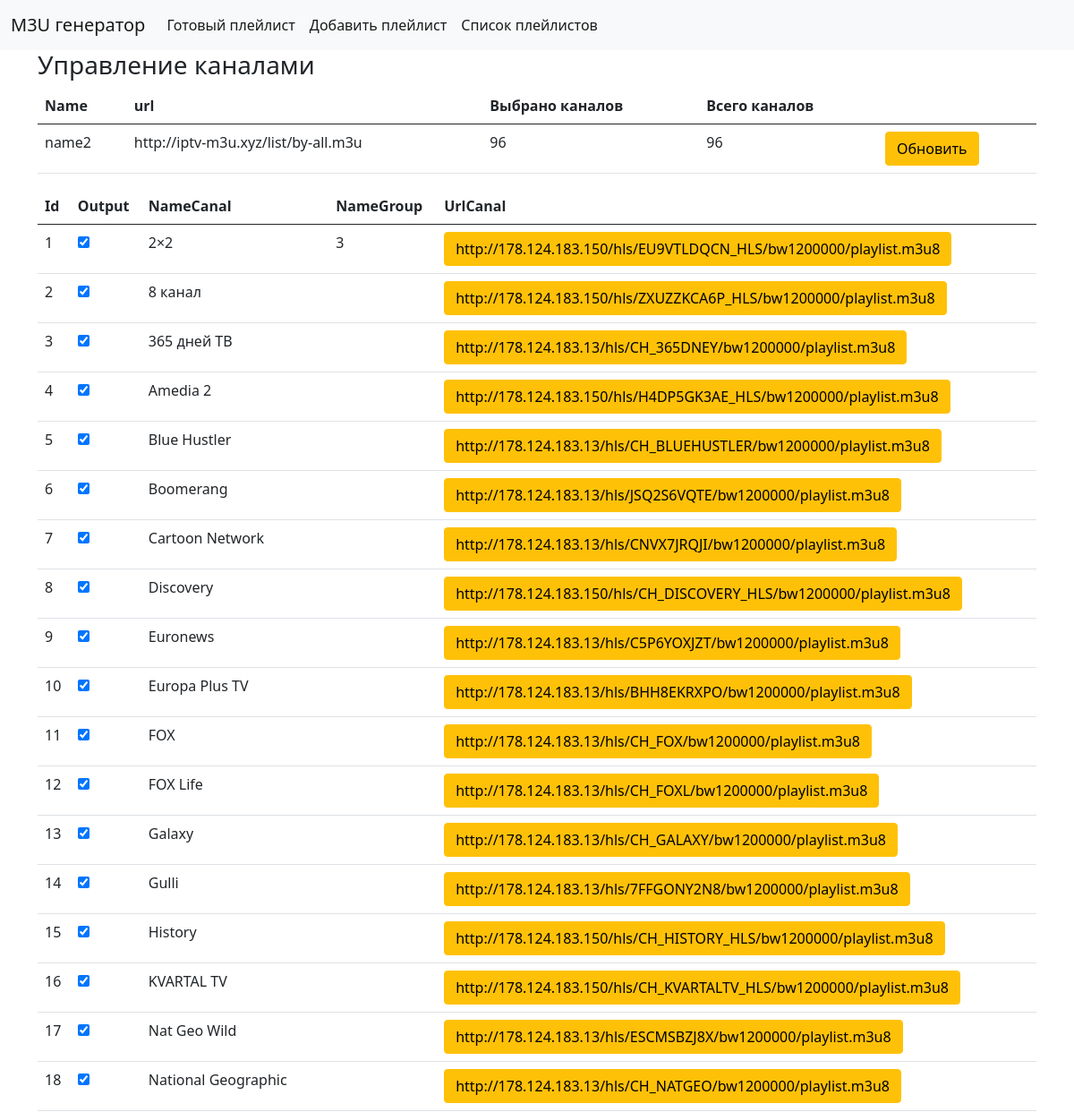
The page /updateList/5/ (upper part) on the database as committed earlier.
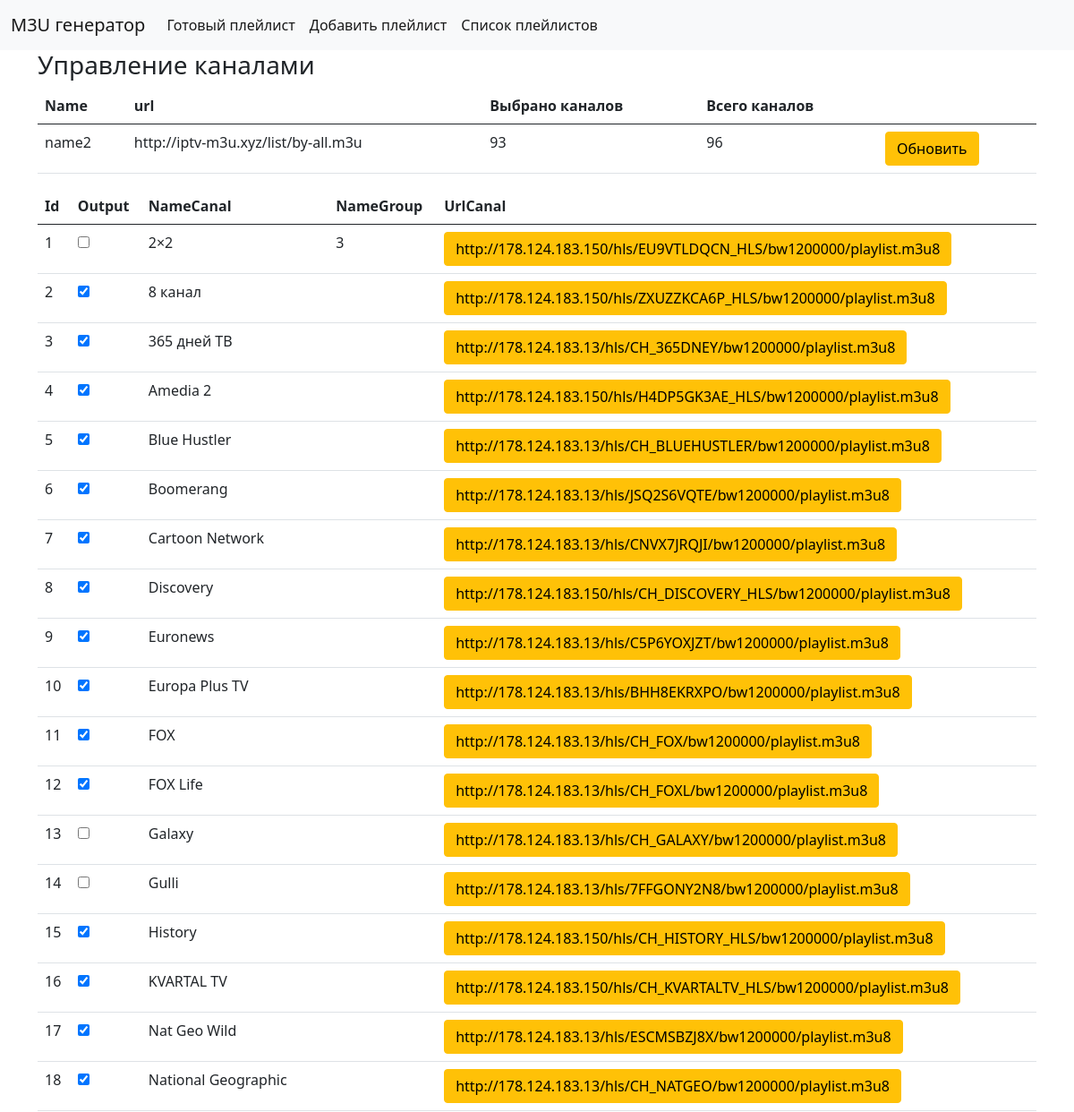
The same page on the database as committed later.
### m3uservers/models.py (models this page shows)
class ListServers(models.Model):
    idServer = models.IntegerField()
    nameServer = models.CharField(max_length=1024)
    urlServer = models.CharField(max_length=1024)
    contentm3u2 = models.CharField(max_length=50000, default='')

class Canal(models.Model):
    idm3u = models.IntegerField()
    idCanal = models.IntegerField()
    nameCanal = models.CharField(max_length=1024)
    nameGroup = models.CharField(max_length=1024)
    urlCanal = models.CharField(max_length=1024)
    checkedForOutput = models.BooleanField(default=True) # флаг выбора для выходного файла

### m3uservers/views.py (the view)
# urls.py: path('updateList/<str:id>/', updateList, name='updateList'),
def updateList(request, id): # Управление каналами
    canalList = Canal.objects.filter(idm3u=id).order_by('idCanal') # список каналов
    countAll = Canal.objects.filter(idm3u=id).count() # Количество каналов в списке
    countChecked = Canal.objects.filter(idm3u=id, checkedForOutput = True).count() # количество отмеченных каналов
    serverList = ListServers.objects.filter(idServer=id) # текущий сервер
    context = {
        'serverList': serverList,
        'countChecked': countChecked,
        'countAll': countAll,
        'canalList': canalList,
    }
    return render(request, 'updateList.html', context)

### templates/updateList.html (shortened to what this page needs)
{% extends 'base.html' %}
{% block content %}
<h3>Управление каналами</h3>
<form name="Form1">
<table class="table">
    <thead>
        <tr>
            <th scope="col">Name</th>
            <th scope="col">url</th>
            <th scope="col">Выбрано каналов</th>
            <th scope="col">Всего каналов</th>
            <th scope="col"></th>
        </tr>
    </thead>
    <tbody>
        {% for server in serverList %}
        <tr>
            <td scope="row">{{ server.nameServer }}</td>
            <td scope="row">{{ server.urlServer }}</td>
            <td scope="row">
                <div><span id="countChecked">{{ countChecked }}</span></div>
            </td>
            <td scope="row">{{ countAll }}</td>
            <td scope="row">
                <a class="btn btn-md btn-warning" href="{% url 'reloadList' server.idServer %}">
                    {% if countAll %}Обновить{% else %}Загрузить{% endif %}
                </a>
            </td>
        </tr>
        {% endfor %}
    </tbody>
</table>
<table class="table">
    <thead>
        <tr>
            <th scope="col">Id</th>
            <th scope="col">Output</th>
            <th scope="col">NameCanal</th>
            <th scope="col">NameGroup</th>
            <th scope="col">UrlCanal</th>
        </tr>
    </thead>
    <tbody>
        {% for can in canalList %}
        <tr>
            <td scope="row">{{ can.idCanal }}</td>
            <td scope="row">
                {% if can.checkedForOutput %}
                    <input type="checkbox" name="cbcheckedForOutput" id="cbcheckedForOutput_{{ can.idCanal }}" checked>
                {% else %}
                    <input type="checkbox" name="cbcheckedForOutput" id="cbcheckedForOutput_{{ can.idCanal }}">
                {% endif %}
            </td>
            <td scope="row">{{ can.nameCanal }}</td>
            <td scope="row">{{ can.nameGroup }}</td>
            <td scope="row">
                <a class="btn btn-md btn-warning" href="{% url 'playLink' can.idm3u can.idCanal %}">{{ can.urlCanal }}</a>
            </td>
        </tr>
        {% endfor %}
    </tbody>
</table>
</form>
{% endblock %}

Rows that differ between the two databases and show on the page:
computed for ListServers "name2": countChecked "96" → "93"
changed Canal "http://178.124.183.150/hls/EU9VTLDQCN_HLS/bw1200000/playlist.m3u8": cbcheckedForOutput "☑" → "☐"
changed Canal "Galaxy": cbcheckedForOutput "☑" → "☐"
changed Canal "Gulli": cbcheckedForOutput "☑" → "☐"
